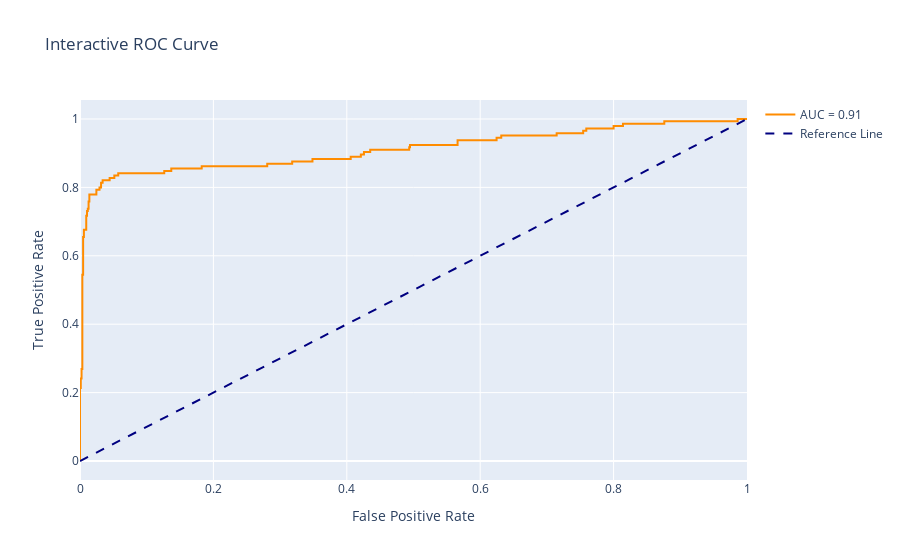

The code cell stored with this chart in its notebook:
### Code cell
trace = go.Scatter(x=fpr, y=tpr, mode='lines', name='AUC = %0.2f' % auc,
                   line=dict(color='darkorange', width=2))
reference_line = go.Scatter(x=[0,1], y=[0,1], mode='lines', name='Reference Line',
                            line=dict(color='navy', width=2, dash='dash'))
fig = go.Figure(data=[trace, reference_line])
fig.update_layout(title='Interactive ROC Curve',
                  xaxis_title='False Positive Rate',
                  yaxis_title='True Positive Rate')
fig.show()
